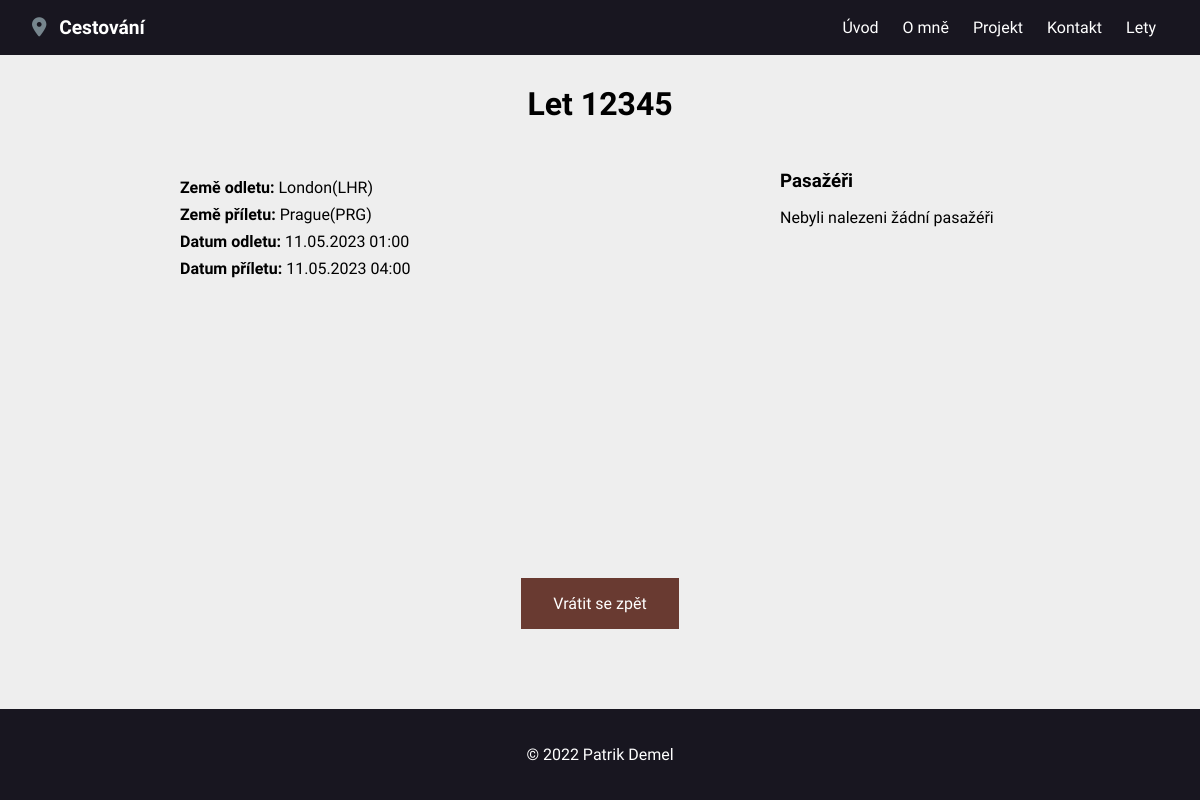
Page /web/12345 on the earlier database version.
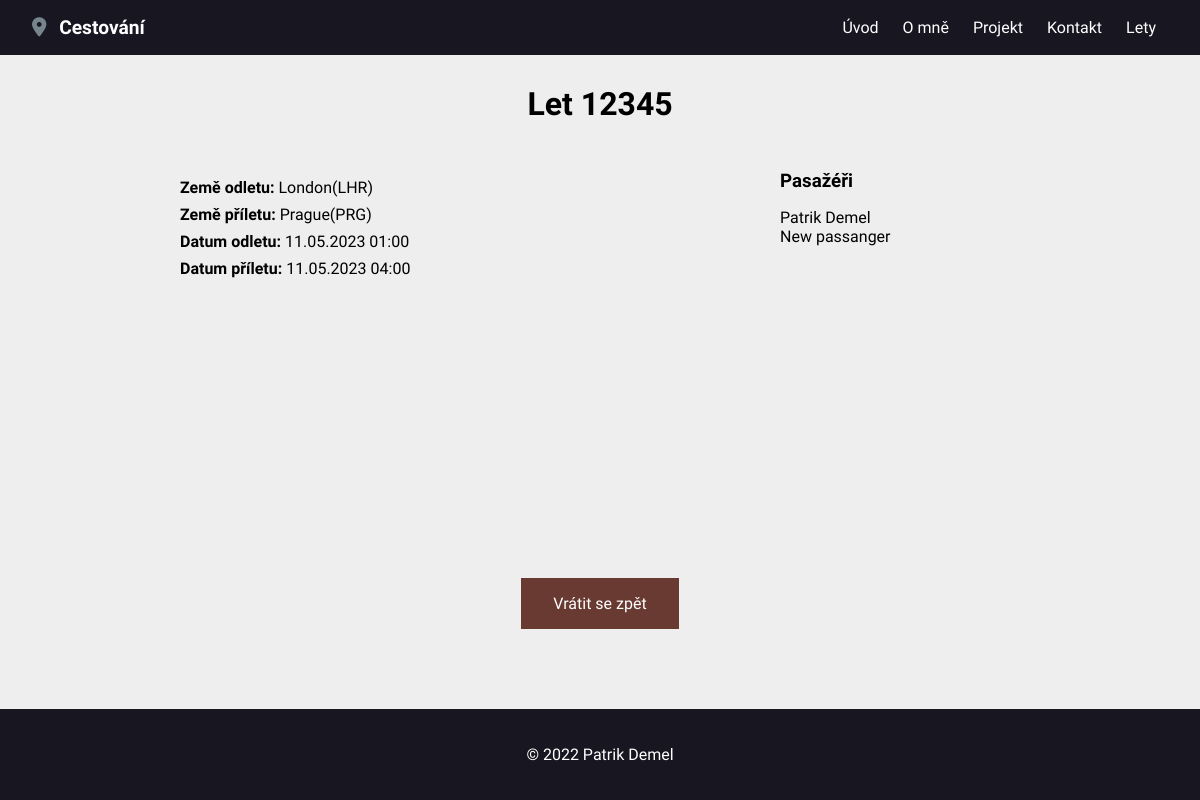
Same page on the later database version.
### web/models.py (models this page shows)
class Passangers(models.Model):
    first_name = models.CharField(max_length=30)
    last_name = models.CharField(max_length=30)
    flights = models.ManyToManyField(
        Flights, blank=True, related_name='passanger')
    def __str__(self):
        return f'{self.first_name} {self.last_name}'

### web/views.py (the view)
# urls.py: path('<str:flight_code>', views.flight, name='flight'),
def flight(request, flight_code):
    flight = Flights.objects.get(pk=flight_code)
    return render(request, 'web/flight.html', {
        'flight': flight,
        'passanger': flight.passanger.all(),
        'none_passanger': Passangers.objects.exclude(flights=flight).all()
    })

### web/models.py (called while the page is built)
    def __str__(self):
        return f'{self.city}({self.code})'

### web/templates/web/flight.html
{% extends "web/layout.html" %} {% block body %}
<h2 class="heading-2 text-center">Let {{flight.code}}</h2>
<section id="web-flight">
  <div id="flight-details" class="web-flight-div">
    <ul id="flight-details-list">
      <li class="flight-details-flight">
        <span class="bold-text">Země odletu: </span>{{flight.departure}}
      </li>
      <li class="flight-details-flight">
        <span class="bold-text">Země příletu: </span>{{flight.arrival}}
      </li>
      <li class="flight-details-flight">
        <span class="bold-text">Datum odletu: </span
        >{{flight.departure_date|date:'d.m.Y H:i'}}
      </li>
      <li class="flight-details-flight">
        <span class="bold-text">Datum příletu: </span
        >{{flight.arrival_date|date:'d.m.Y H:i'}}
      </li>
    </ul>
  </div>
  <div id="passangers" class="web-flight-div">
    <h3 class="heading-3">Pasažéři</h3>
    <ul id="passangers-list">
      {% for passanger in passanger %}
      <li class="passangers-list-passanger">{{passanger}}</li>
      {% empty %}
      <li class="passangers-list-passanger">Nebyli nalezeni žádní pasažéři</li>
      {% endfor %}
    </ul>
  </div>
</section>
<div id="button-div">
  <a href="{% url 'index' %}" id="back-button">Vrátit se zpět</a>
</div>
{% endblock %}

Differences in the rows shown:
now on this page (row unchanged): Passangers: first_name+last_name "Patrik Demel"
added Passangers: first_name+last_name "New passanger"
Other differences:
text no longer shown: "Nebyli nalezeni žádní pasažéři"
